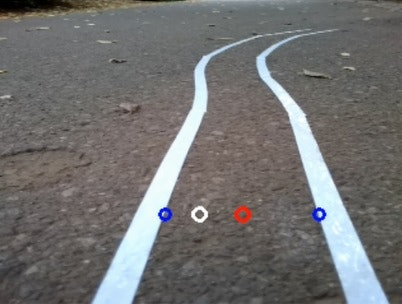
#> input picture white_line.png, 402 x 304 px
$ python line_recognation.py
#> lines starting #> are read from the running program, lines starting #| are printed output that depends on the picture; after the words box and inside, x2 and y2 are one past the last pixel; in counts of white or black regions, pixels touching at a corner belong together
import cv2
import numpy as np
#%matplotlib inline
img = cv2.imread("white_line.png")
#> img is the input picture: shape (304, 402, 3); mean B, G, R 112.1, 112.6, 113.2
cv2.imshow("before.jpg", img)
height, width, channels = img.shape
#> height = 304; width = 402; channels = 3
print(img.shape)
#| (304, 402, 3)

gray = cv2.cvtColor(img,cv2.COLOR_BGR2GRAY)
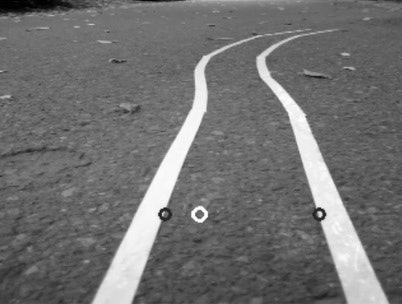
#> gray: shape (304, 402); min 0, max 255, mean 112.7
edges = cv2.Canny(gray,90,450,apertureSize = 3)
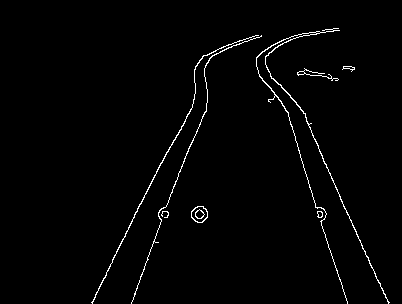
#> edges: shape (304, 402); 1.5% white in thin lines or dots, all inside (x1, y1, x2, y2) = (91, 28, 390, 304)
lines = cv2.HoughLinesP(edges, rho=1, theta=np.pi/360, threshold=60, minLineLength=10, maxLineGap=10)
#> lines = [[92, 302, 160, 163], [312, 135, 388, 303], [131, 302, 191, 142], [325, 234, 347, 303], [287, 111, 328, 247], [151, 182, 192, 107]]
for line in lines:
    x1, y1, x2, y2 = line[0]
    red_line_img = cv2.line(img, (x1,y1), (x2,y2), (0,0,255), 3)
#> this loop made 6 passes
#> pass 2, `red_line_img = cv2.line(img, (x1,y1), (x2,y2), (0,0,255), 3)`:
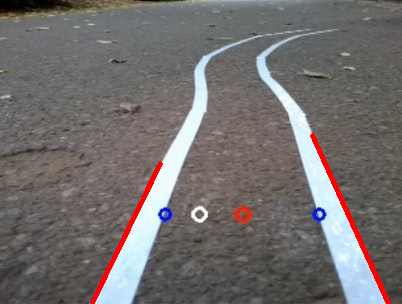
#> red_line_img: shape (304, 402, 3); mean B, G, R 109.6, 110.2, 114.6
#> pass 3, `red_line_img = cv2.line(img, (x1,y1), (x2,y2), (0,0,255), 3)`:
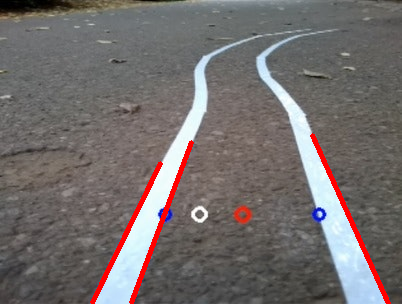
#> red_line_img: shape (304, 402, 3); 0.72% of pixels changed, all inside (x1, y1, x2, y2) = (129, 140, 194, 304)
#> after the loop:
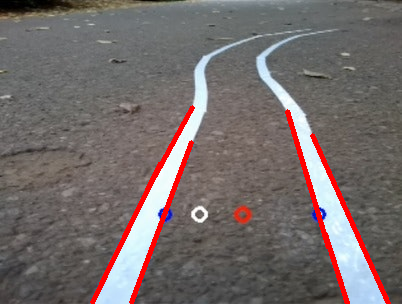
#> img: shape (304, 402, 3); 3.28% of pixels changed, all inside (x1, y1, x2, y2) = (90, 105, 391, 304)

for i in range(int(height/2)):
    test = red_line_img[303][0][0]
#> (the run stopped early here; a loop or call above may not have finished)
